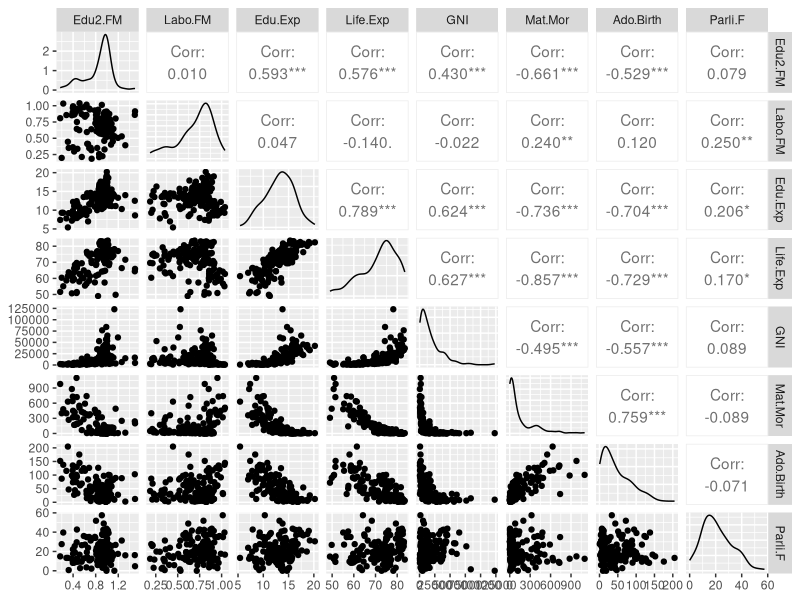
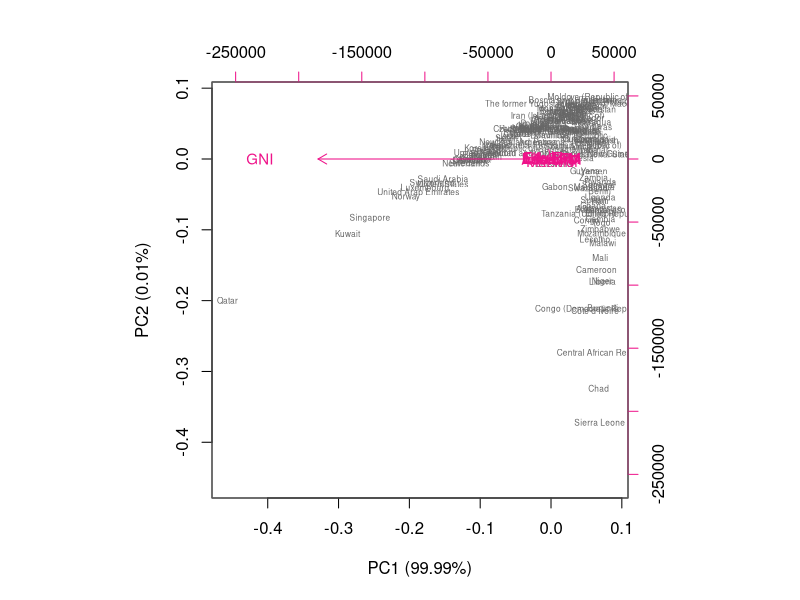
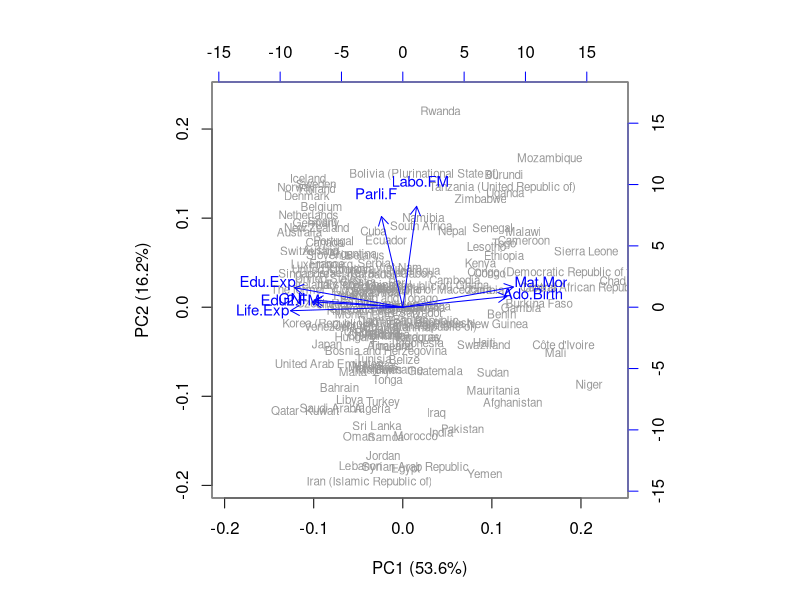
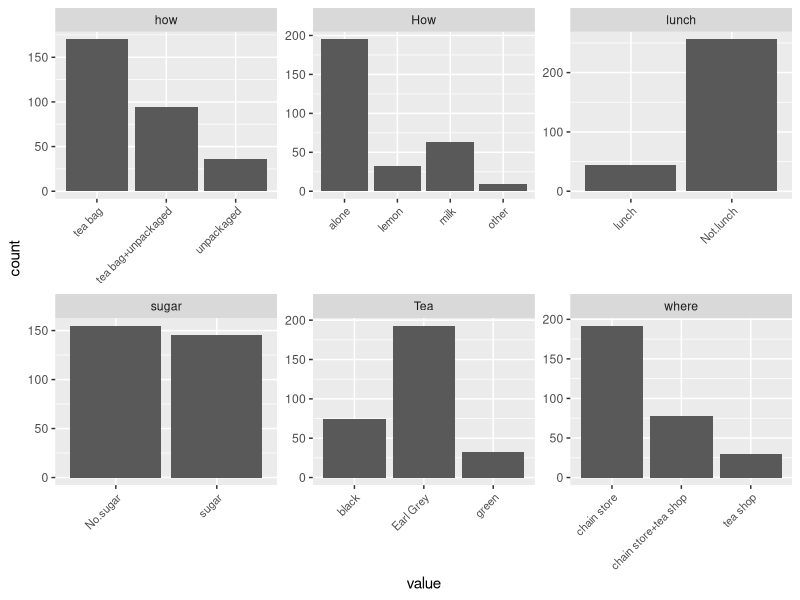
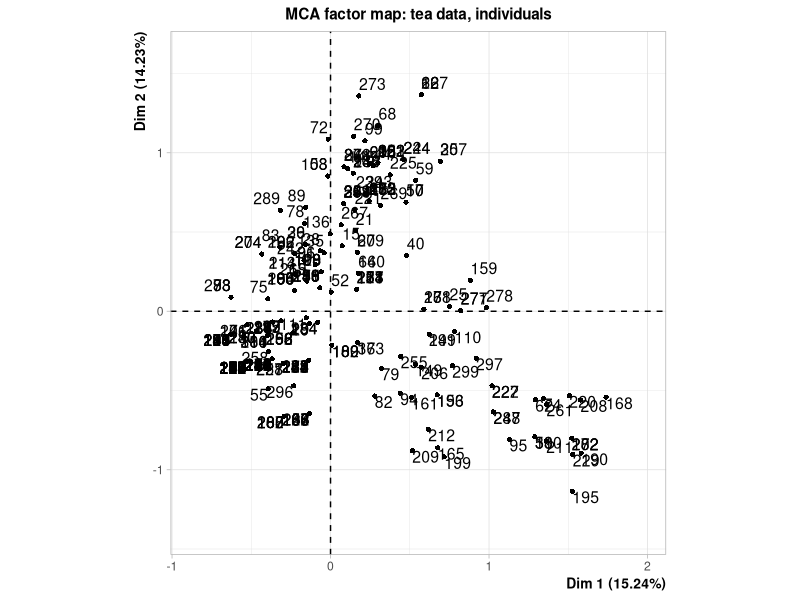
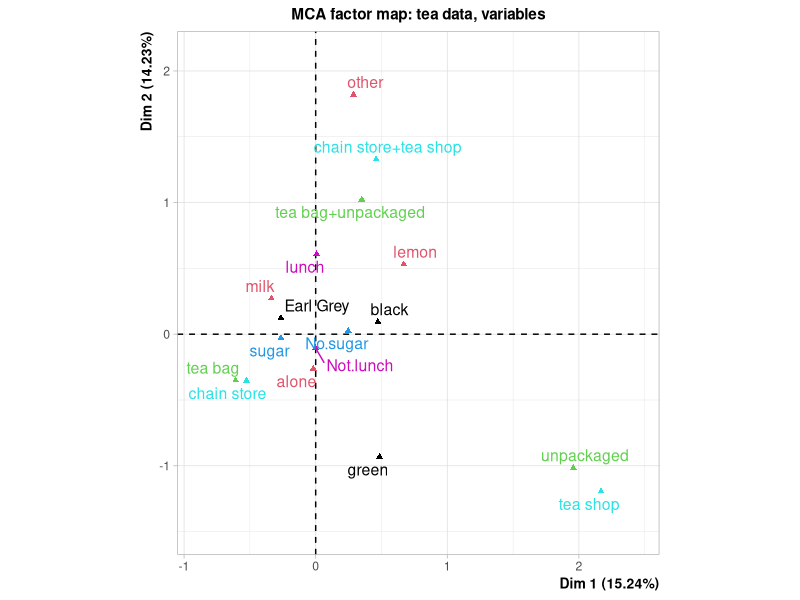

The R script that drew these images, in order:
## ---- chunk 1
setwd("~/Tyojuttuja/opinnot/GitHub/IODS-project/data")
human <- read.table(file = "human.txt", sep="\t", header = TRUE)
summary(human)
## ---- chunk 2
# Access GGally
#install.packages("GGally")
library(GGally)
# visualize the 'human variables
ggpairs(human)
## ---- chunk 3
pca_human <- prcomp(human)

#summary(pca_human)
# pca_human, dplyr are available

# create and print out a summary of pca_human
s <- summary(pca_human)
#s

# rounded percentages of variance captured by each PC
pca_pr <- round(100*s$importance[2,], digits = 4) 

# print out the percentages of variance
pca_pr

# create object pc_lab to be used as axis labels
pc_lab <- paste0(names(pca_pr), " (", pca_pr, "%)")

# draw a biplot
biplot(pca_human, cex = c(0.5, 0.9), col = c("grey40", "deeppink2"), xlab = pc_lab[1], ylab = pc_lab[2], expand = 0.9)

## ---- chunk 4
# standardize the variables
human_std <- scale(human)

# PCA with standardized variables
#summary(human_std)
pca_human_std <- prcomp(human_std)


# create and print out a summary of pca_human
s_std <- summary(pca_human_std)
s_std

# rounded percentages of variance captured by each PC
pca_pr_std <- round(100*s_std$importance[2,], digits = 1) 

# print out the percentages of variance
pca_pr_std

# create object pc_lab to be used as axis labels
pc_lab_std <- paste0(names(pca_pr_std), " (", pca_pr_std, "%)")

# draw a biplot
biplot(pca_human_std, cex = c(0.7, 0.9), col = c("grey60", "blue"), xlab = pc_lab_std[1], ylab = pc_lab_std[2], expand = 0.8)

## ---- chunk 5
# the tea dataset and packages FactoMineR, ggplot2, dplyr and tidyr are # 
#available

library(tidyr)
library(dplyr)
library(ggplot2)
library(FactoMineR)
library(GGally)

data(tea)
str(tea)

#examine keep-dataset
str(tea)
dim(tea)
## ---- chunk 6
library(dplyr)
keep_columns <- c("Tea", "How", "how", "sugar", "where", "lunch")

# select the 'keep_columns' to create a new dataset
tea_time <- dplyr::select(tea, one_of(keep_columns))

# look at the summaries and structure of the data
summary(tea_time)
#str(tea_time)
#'data.frame':	300 obs. of  6 variables:

# visualize the dataset
gather(tea_time) %>% ggplot(aes(value)) + 
  facet_wrap("key", scales = "free") + geom_bar() + 
  theme(axis.text.x = element_text(angle = 45, hjust = 1, size = 8))
## ---- chunk 7
# multiple correspondence analysis
# if graph = TRUE, a graph is drawn to pdf-file
mca <- MCA(tea_time, graph = FALSE)

# summary of the model
# the summary is explained in the video...
summary(mca)

# visualize MCA
# you can either plot the variables or the individuals or both
par = nrow(c(1,2))
plot(mca, invisible=c("var"), 
    title ="MCA factor map: tea data, individuals")
plot(mca, invisible=c("ind"), 
     habillage = "quali", title ="MCA factor map: tea data, variables")
